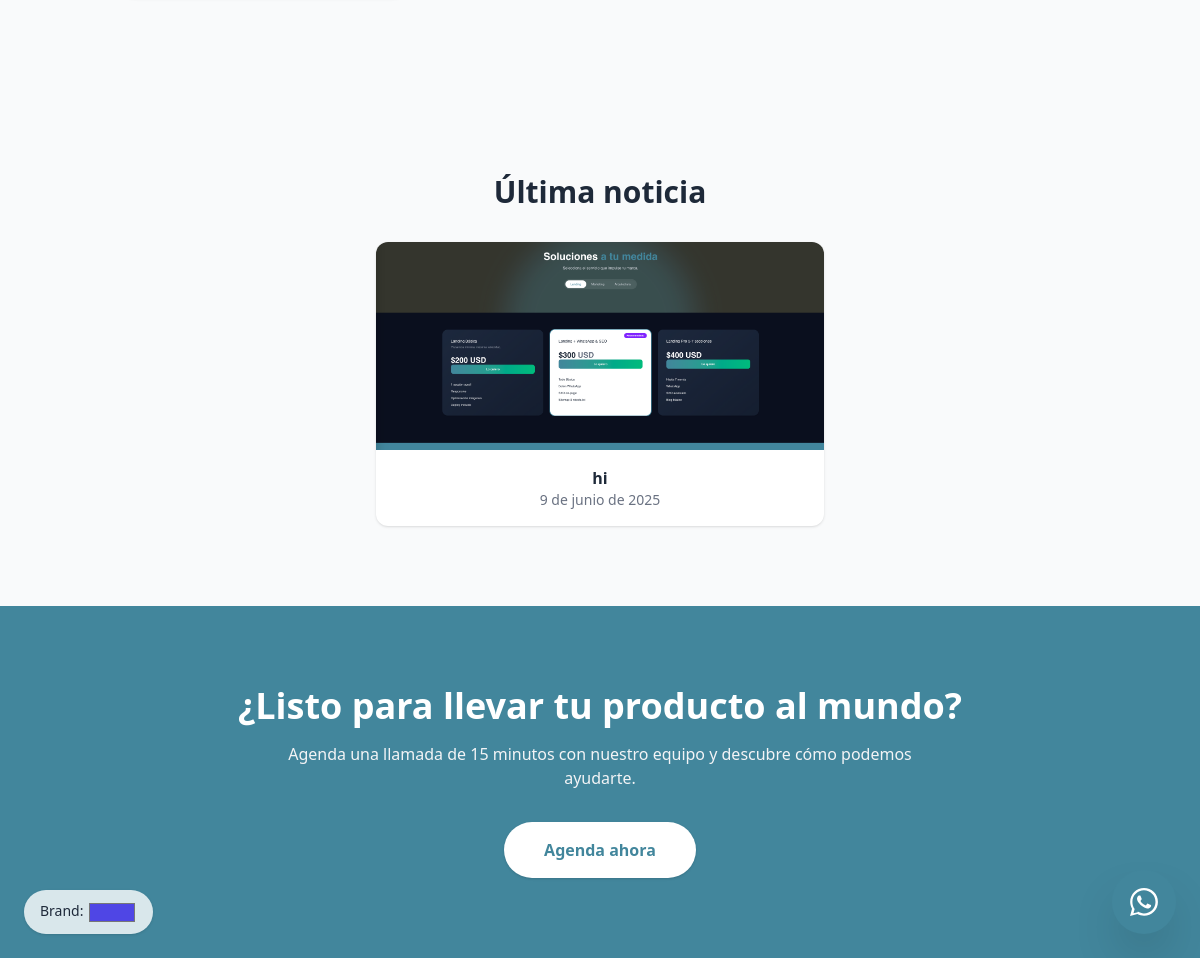
The app's page / (lower part), older data.
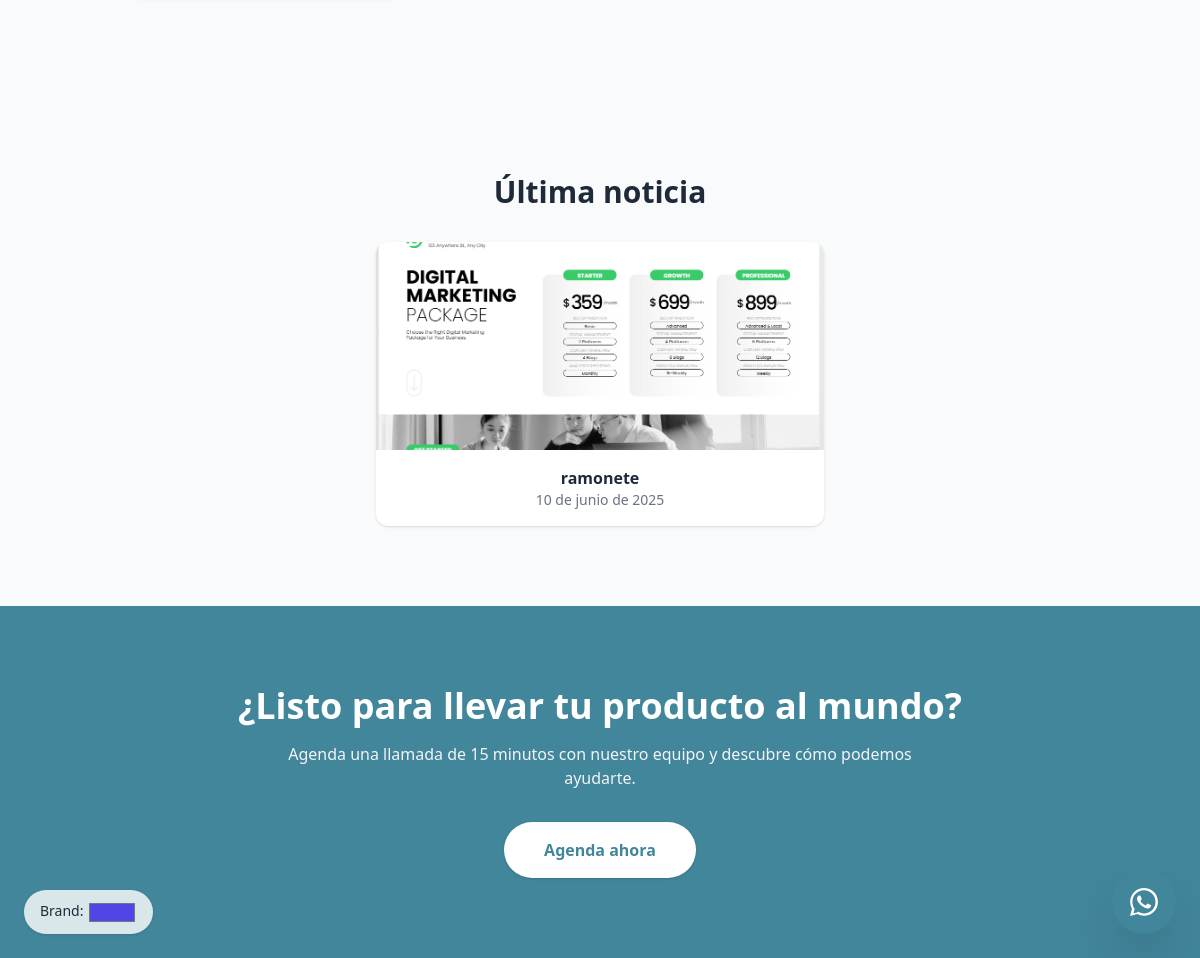
The same page, newer data.
### core/models.py (models this page shows, shortened)
class EntradaBlog(models.Model):
    titulo    = models.CharField(max_length=200)
    contenido = models.TextField()
    imagen    = models.ImageField(upload_to='blog/')
    fecha     = models.DateField(auto_now_add=True)
    class Meta:
        verbose_name = "Entrada de Blog"
        verbose_name_plural = "Entradas de Blog"

### core/views.py (the view)
# urls.py: path('', views.index,                 name='index'),
def index(request):
    ultima = EntradaBlog.objects.order_by("-fecha").first()
    return render(request, "core/index.html", {"ultima": ultima})

### templates/core/index.html (shortened to what this page needs)
{% extends "core/base.html" %}
{% load i18n static %}
{% block content %}
<section class="container mx-auto px-6 pb-24">
</section>
<section class="container mx-auto px-6 py-20 text-center">
  <h2 class="text-3xl font-bold mb-8">{% trans "Última noticia" %}</h2>
  {% if ultima %}
    <article class="mx-auto max-w-md bg-white rounded-xl shadow hover:shadow-lg transition">
      <a href="{% url 'blog_detalle' ultima.pk %}">
        <img src="{{ ultima.imagen.url }}" class="w-full h-52 object-cover rounded-t-xl" alt="{{ ultima.titulo }}">
      </a>
      <div class="p-4">
        <h3 class="font-bold">{{ ultima.titulo }}</h3>
        <p class="text-sm text-gray-500">{{ ultima.fecha }}</p>
      </div>
    </article>
  {% else %}
    <p class="text-gray-500">{% trans "Aún no hay publicaciones." %}</p>
  {% endif %}
</section>
<section class="relative overflow-hidden bg-[var(--brand)] py-20 text-white">
  <div class="absolute inset-0 -z-10 bg-[radial-gradient(#ffffff11_1px,transparent_1px)] [background-size:36px_36px]"></div>
  <div class="container mx-auto px-6 text-center">
    <h2 class="text-3xl md:text-4xl font-bold mb-4">
      {% trans "¿Listo para llevar tu producto al mundo?" %}
    </h2>
    <p class="mx-auto max-w-2xl mb-8 text-gray-100">
    </p>
    <a href="{% url 'contacto' %}"
       class="inline-block rounded-full bg-white px-10 py-4 font-semibold text-[var(--brand)] shadow hover:opacity-90 transition">
      {% trans "Agenda ahora" %}
    </a>
  </div>
</section>
{% endblock %}

Row changes from the older to the newer data that the page shows:
no longer on this page (row unchanged): EntradaBlog: imagen (picture), titulo "hi", fecha "9 de junio de 2025"
added EntradaBlog: imagen (picture), titulo "ramonete", fecha "10 de junio de 2025"
